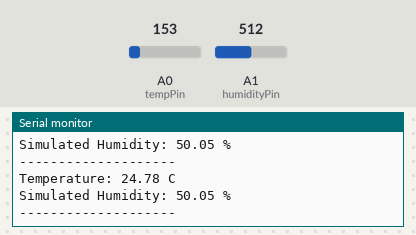
Recording of a sketch running on a simulated Arduino Uno, built with avr-gcc and run on an emulated ATmega328P. Parts: the last lines printed to the serial monitor. The inputs (shaded band) are chosen by the test bench; at power-on: A0 (tempPin) = 153, A1 (humidityPin) = 512.

Above: at 1.8 s.
1.9 s: A0 (tempPin) set to 165
At 2.8 s:
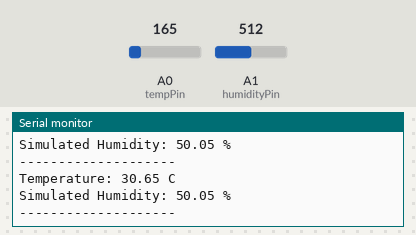
3.4 s: A1 (humidityPin) set to 716
At 4.7 s:
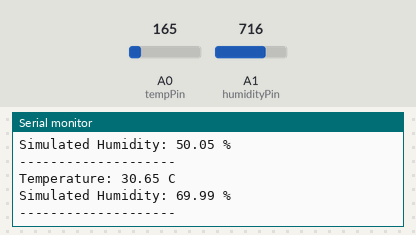
4.9 s: A0 (tempPin) set to 175
At 5.9 s:
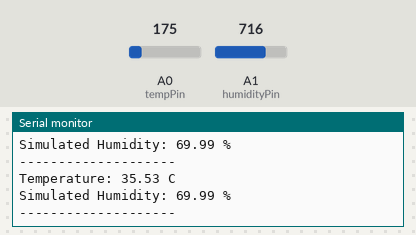
6.4 s: A1 (humidityPin) set to 900
At 7.9 s:
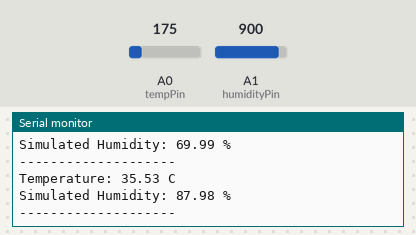
Timing chart, 0 to 8.9 s (numbered marks = the images above; inputs shaded):
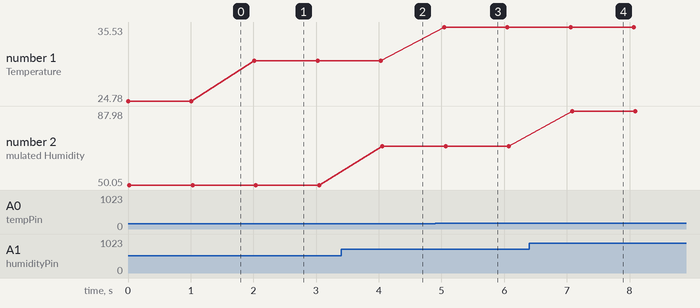

The sketch:

temperature-humidity-test.ino
```cpp
const int tempPin = A0;
const int humidityPin = A1;

void setup() {
  Serial.begin(9600);
}

void loop() {
  // Read temperature from TMP36
  int tempRaw = analogRead(tempPin);

  float voltage = tempRaw * (5.0 / 1023.0);
  float temperatureC = (voltage - 0.5) * 100.0;

  // Read simulated humidity from potentiometer
  int humidityRaw = analogRead(humidityPin);

  float simulatedHumidity =
    (humidityRaw / 1023.0) * 100.0;

  // Display temperature
  Serial.print("Temperature: ");
  Serial.print(temperatureC);
  Serial.println(" C");

  // Display simulated humidity
  Serial.print("Simulated Humidity: ");
  Serial.print(simulatedHumidity);
  Serial.println(" %");

  Serial.println("--------------------");

  delay(1000);
}
```

Measured:
- after the input at 1.9 s, the serial monitor: prints a new line after 0.12 s (image 1)
- after the input at 3.4 s, the serial monitor: prints a new line after 0.66 s (image 2)
- after the input at 4.9 s, the serial monitor: prints a new line after 0.14 s (image 3)
- after the input at 6.4 s, the serial monitor: prints a new line after 0.68 s (image 4)
- plotted number 1: 24.78 → 30.65 after the input at 1.9 s, 30.65 → 35.53 after the input at 4.9 s
- plotted number 2: 50.05 → 69.99 after the input at 3.4 s, 69.99 → 87.98 after the input at 6.4 s
